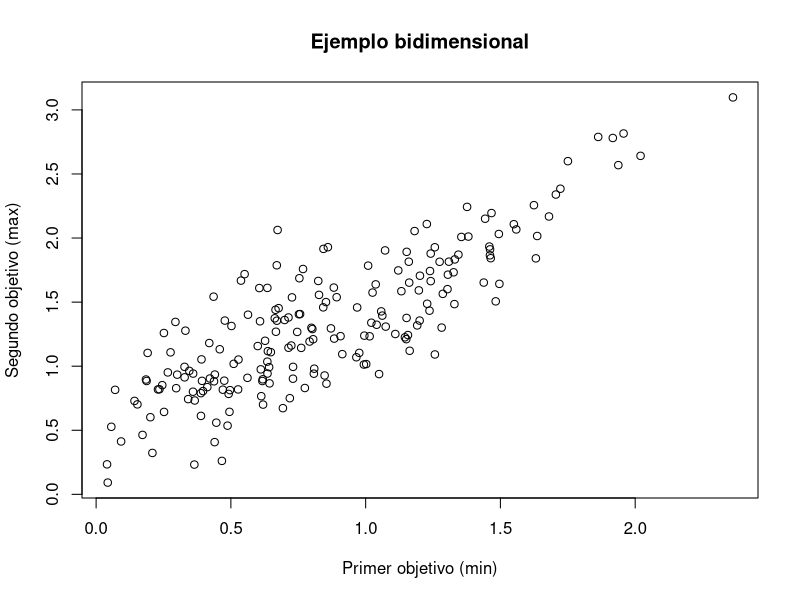
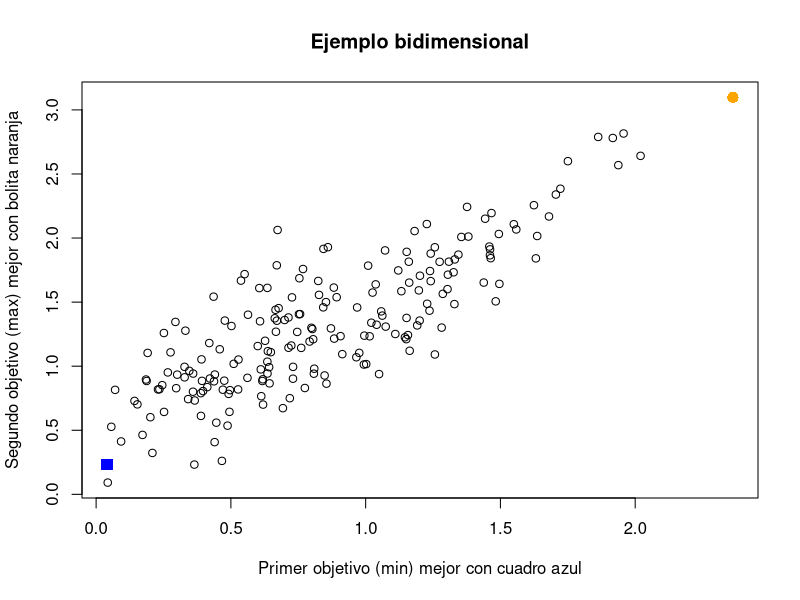
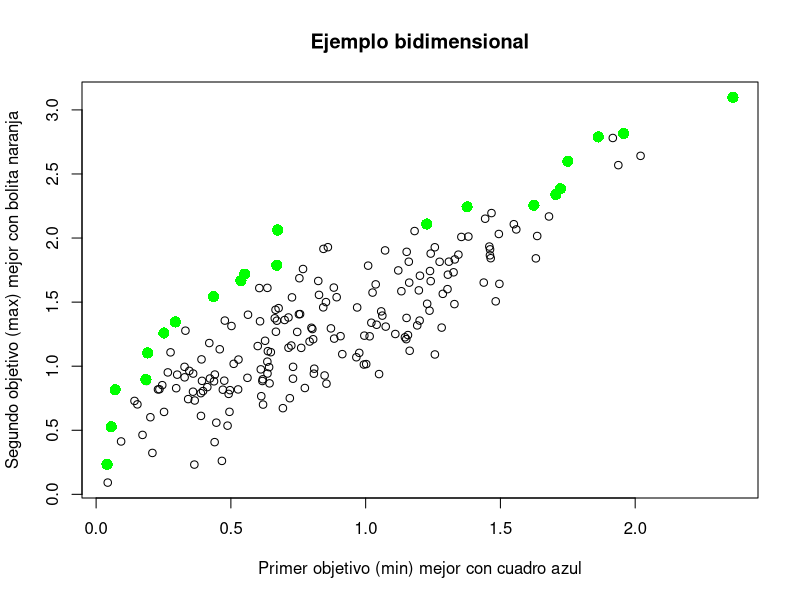
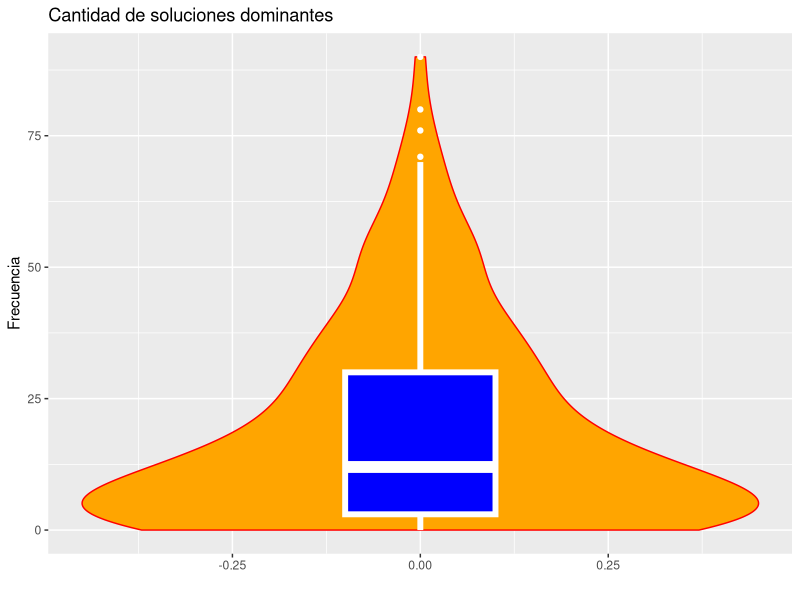

Source code (R) for these figures, in order:
ti <- Sys.time()
pick.one <- function(x) {
  if (length(x) == 1) {
    return(x)
  } else {
    return(sample(x, 1))
  }
}

poli <- function(maxdeg, varcount, termcount) {
  f <- data.frame(variable=integer(), coef=integer(), degree=integer())
  for (t in 1:termcount) {
    var <- pick.one(1:varcount)
    deg <- pick.one(1:maxdeg)
    f <-  rbind(f, c(var, runif(1), deg))
  }
  names(f) <- c("variable", "coef", "degree")
  return(f)
}

eval <- function(pol, vars, terms) {
  value <- 0.0
  for (t in 1:terms) {
    term <- pol[t,]
    value <-  value + term$coef * vars[term$variable]^term$degree
  }
  return(value)
}

domin.by <- function(target, challenger, total) {
  if (sum(challenger < target) > 0) {
    return(FALSE) # hay empeora
  } # si no hay empeora, vemos si hay mejora
  return(sum(challenger > target) > 0)
}

vc <- 4
md <- 3
tc <- 5
k <- 2 # cuantas funciones objetivo
obj <- list()
for (i in 1:k) {
  obj[[i]] <- poli(md, vc, tc)
}
minim <- (runif(k) > 0.5)
sign <- (1 + -2 * minim)
n <- 200 # cuantas soluciones aleatorias
sol <- matrix(runif(vc * n), nrow=n, ncol=vc)
val <- matrix(rep(NA, k * n), nrow=n, ncol=k)
for (i in 1:n) { # evaluamos las soluciones
  for (j in 1:k) { # para todos los objetivos
    val[i, j] <- eval(obj[[j]], sol[i,], tc)
  }
}
mejor1 <- which.max(sign[1] * val[,1])
mejor2 <- which.max(sign[2] * val[,2])
cual <- c("max", "min")
xl <- paste("Primer objetivo (", cual[minim[1] + 1], ")", sep="")
yl <- paste("Segundo objetivo (", cual[minim[2] + 1], ")", sep="")
png("p11_init.png")
plot(val[,1], val[,2], xlab=xl, ylab=yl, main="Ejemplo bidimensional")
graphics.off()
png("p11_mejores.png")
plot(val[,1], val[,2], xlab=paste(xl, "mejor con cuadro azul"),
     ylab=paste(yl,"mejor con bolita naranja"),
     main="Ejemplo bidimensional")
points(val[mejor1, 1], val[mejor1, 2], col="blue", pch=15, cex=1.5)
points(val[mejor2, 1], val[mejor2, 2], col="orange", pch=16, cex=1.5)
graphics.off()
no.dom <- logical()
dominadores <- integer()
for (i in 1:n) {
  d <- logical()
  for (j in 1:n) {
    d <- c(d, domin.by(sign * val[i,], sign * val[j,], k))
  }
  cuantos <- sum(d)
  dominadores <- c(dominadores, cuantos)
  no.dom <- c(no.dom, cuantos == 0) # nadie le domina
}
frente <- subset(val, no.dom) # solamente las no dominadas
png("p11_frente.png")
plot(val[,1], val[,2], xlab=paste(xl, "mejor con cuadro azul"),
     ylab=paste(yl,"mejor con bolita naranja"),
     main="Ejemplo bidimensional")
points(frente[,1], frente[,2], col="green", pch=16, cex=1.5)
graphics.off()
library(ggplot2) # recordar instalar si hace falta
data <- data.frame(pos=rep(0, n), dom=dominadores)
png("p11_violin.png")
gr <- ggplot(data, aes(x=pos, y=dom)) + geom_violin(fill="orange", color="red")
gr + geom_boxplot(width=0.2, fill="blue", color="white", lwd=2) +
  xlab("") +
  ylab("Frecuencia") +
  ggtitle("Cantidad de soluciones dominantes")
graphics.off()
tf <- Sys.time()
to <- tf - ti
to